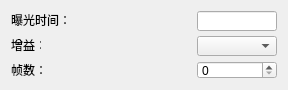
<?xml version="1.0" encoding="UTF-8"?>
<ui version="4.0">
 <class>VarianWidget</class>
 <widget class="QWidget" name="VarianWidget">
  <property name="geometry">
   <rect>
    <x>0</x>
    <y>0</y>
    <width>288</width>
    <height>90</height>
   </rect>
  </property>
  <property name="minimumSize">
   <size>
    <width>288</width>
    <height>90</height>
   </size>
  </property>
  <property name="maximumSize">
   <size>
    <width>288</width>
    <height>90</height>
   </size>
  </property>
  <property name="windowTitle">
   <string>VarianWidget</string>
  </property>
  <layout class="QGridLayout" name="gridLayout">
   <item row="0" column="0">
    <widget class="QLabel" name="sampleTimeStaticLabel">
     <property name="minimumSize">
      <size>
       <width>60</width>
       <height>16</height>
      </size>
     </property>
     <property name="maximumSize">
      <size>
       <width>60</width>
       <height>16</height>
      </size>
     </property>
     <property name="text">
      <string>曝光时间：</string>
     </property>
    </widget>
   </item>
   <item row="0" column="1">
    <spacer name="horizontalSpacer">
     <property name="orientation">
      <enum>Qt::Horizontal</enum>
     </property>
     <property name="sizeHint" stdset="0">
      <size>
       <width>115</width>
       <height>20</height>
      </size>
     </property>
    </spacer>
   </item>
   <item row="0" column="2">
    <widget class="QLineEdit" name="cycleTimeEdit">
     <property name="minimumSize">
      <size>
       <width>80</width>
       <height>20</height>
      </size>
     </property>
     <property name="maximumSize">
      <size>
       <width>80</width>
       <height>20</height>
      </size>
     </property>
    </widget>
   </item>
   <item row="1" column="0">
    <widget class="QLabel" name="gainStaticLabel">
     <property name="minimumSize">
      <size>
       <width>30</width>
       <height>16</height>
      </size>
     </property>
     <property name="maximumSize">
      <size>
       <width>30</width>
       <height>16</height>
      </size>
     </property>
     <property name="text">
      <string>增益：</string>
     </property>
    </widget>
   </item>
   <item row="1" column="2">
    <widget class="QComboBox" name="modeComboBox">
     <property name="minimumSize">
      <size>
       <width>80</width>
       <height>20</height>
      </size>
     </property>
     <property name="maximumSize">
      <size>
       <width>80</width>
       <height>20</height>
      </size>
     </property>
    </widget>
   </item>
   <item row="2" column="0">
    <widget class="QLabel" name="singleShotFramesStaticLabel">
     <property name="maximumSize">
      <size>
       <width>50</width>
       <height>16777215</height>
      </size>
     </property>
     <property name="text">
      <string>帧数：</string>
     </property>
    </widget>
   </item>
   <item row="2" column="2">
    <widget class="QSpinBox" name="singleShotFramesSpinBox"/>
   </item>
  </layout>
 </widget>
 <layoutdefault spacing="6" margin="11"/>
 <resources/>
 <connections/>
</ui>
